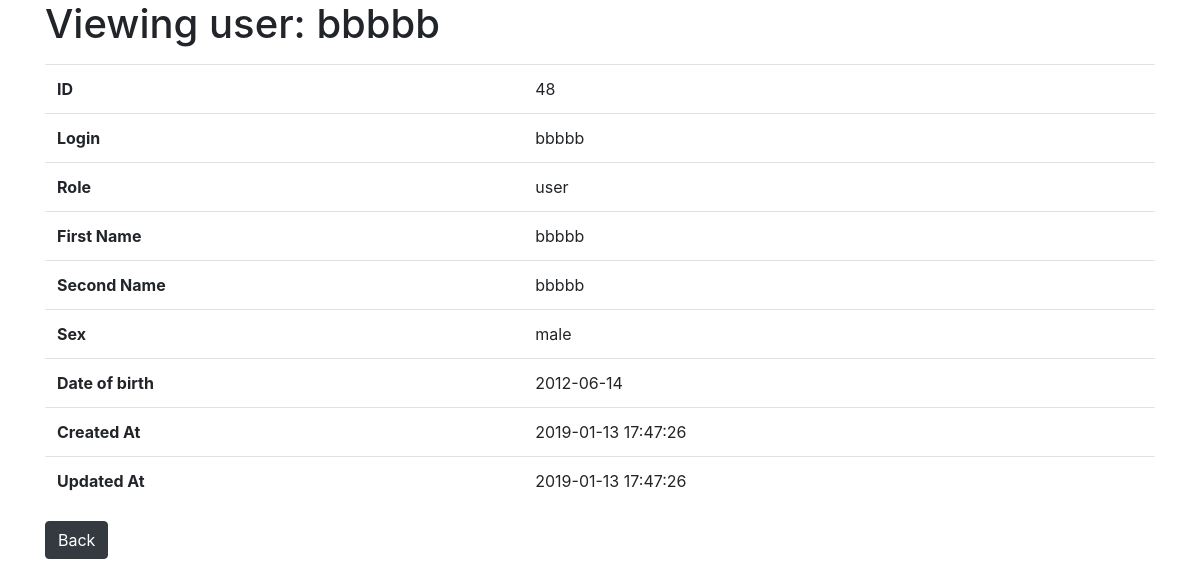
The app's page /user/48 (signed in) with its own data.
### tables this page shows
CREATE TABLE `user` (
  `id` int(11) NOT NULL AUTO_INCREMENT,
  `login` varchar(255) NOT NULL,
  `role` varchar(10) NOT NULL DEFAULT 'user',
  `password` varchar(255) NOT NULL,
  `first_name` varchar(255) NOT NULL,
  `second_name` varchar(255) NOT NULL,
  `sex` varchar(10) NOT NULL,
  `date_of_birth` date NOT NULL,
  `created_at` timestamp NOT NULL DEFAULT CURRENT_TIMESTAMP COMMENT 'Дата создания',
  `updated_at` timestamp NULL DEFAULT NULL COMMENT 'Дата обновления',
  PRIMARY KEY (`id`),
  UNIQUE KEY `login` (`login`)
);

### config/routes.php (called while the page is built)
<?php
return [
    'user/create' => 'user/create',
    'user/delete/([0-9]+)' => 'user/delete/$1',
    'user/update/([0-9]+)' => 'user/update/$1',
    'user/([0-9]+)' => 'user/view/$1',
    'user/sort=(.+)/page=([0-9]+)' => 'user/index/$1/$2',
    'user/sort=(.+)' => 'user/index/$1',
    'user/login' => 'user/login',
    'user/logout' => 'user/logout',
    'user$' => 'user/index',
    '403' => 'user/403',
    '404' => 'user/404',
    '(.+)' => 'user/404',
    '' => 'user/login',
];

### index.php (called while the page is built, shortened)
<?php
$router = new Router();
$router->run();

### models/User.php (called while the page is built, shortened)
<?php
class User
{
    public function __construct($login = '', $password = '', $first_name = '', $second_name = '', $sex = '', $date_of_birth = '')
    {
        $this->login = $login;
        $this->first_name = $first_name;
        $this->second_name = $second_name;
        $this->sex = $sex;
        $this->date_of_birth = $date_of_birth;
    }
    public static function getUser(int $id)
    {
        $sql = "SELECT * FROM `user` WHERE id = :id";
        $db = new DB();
        $connectionDB = $db->getConnection();
        $result = $connectionDB->prepare($sql);
        $result->bindParam(":id", $id, PDO::PARAM_INT);
        $result->execute();
        $result->setFetchMode(PDO::FETCH_ASSOC);
        $result = $result->fetch();
        $user = null;
        if ($result) {
            $user = new User(
                $result['login'],
                $result['password'],
                $result['first_name'],
                $result['second_name'],
                $result['sex'],
                $result['date_of_birth']
            );
            $user->id = $id;
            $user->role = $result['role'];
            $user->created_at = $result['created_at'];
            $user->updated_at = $result['updated_at'];
        }
        return $user;
    }
}

### views/view.php (the view)
<?php include_once '_header.php'; ?>
<h1>Viewing user: <?= $user->login ?></h1>
<div class="pt-2">
    <table class="table">
        <tbody>
            <tr>
                <th scope="row">ID</th>
                <td scope="row"><?= $user->id ?></td>
            </tr>
            <tr>
                <th scope="row">Login</th>
                <td scope="row"><?= $user->login ?></td>
            </tr>
            <tr>
                <th scope="row">Role</th>
                <td scope="row"><?= $user->role ?></td>
            </tr>
            <tr>
                <th scope="row">First Name</th>
                <td scope="row"><?= $user->first_name ?></td>
            </tr>
            <tr>
                <th scope="row">Second Name</th>
                <td scope="row"><?= $user->second_name ?></td>
            </tr>
            <tr>
                <th scope="row">Sex</th>
                <td scope="row"><?= $user->sex ?></td>
            </tr>
            <tr>
                <th scope="row">Date of birth</th>
                <td scope="row"><?= $user->date_of_birth ?></td>
            </tr>
            <tr>
                <th scope="row">Created At</th>
                <td scope="row"><?= $user->created_at ?></td>
            </tr>
            <tr>
                <th scope="row">Updated At</th>
                <td scope="row"><?= $user->updated_at ?></td>
            </tr>
        </tbody>
    </table>
    <a href="<?= $backPath ?>"><button type="button" class="btn btn-dark">Back</button></a>
</div>
<?php include_once '_footer.php'; ?>

### components/Router.php (shortened to what this page needs)
<?php
class Router {
    private $routes;
    public function __construct()
    {
        $routePath = self::ROUTES_PATH;
        $this->routes = include($routePath);
    }
    private function getURI()
    {
        $result = (!empty($_SERVER['REQUEST_URI'])) ? trim($_SERVER['REQUEST_URI'], '/') : '';
        return $result;
    }
    public function run()
    {
        $uri = $this->getURI();
        foreach ($this->routes as $uriPattern => $path) {
            if (preg_match("~$uriPattern~", $uri)) {
                $internalRoute = preg_replace("~$uriPattern~", $path, $uri);
                $segments = explode('/', $internalRoute);
                $controllerName = array_shift($segments) . 'Controller';
                $actionName = 'action' . ucfirst(array_shift($segments));
                $parameters = $segments;
                $controllerObject = new $controllerName();
                $result = call_user_func_array(array($controllerObject, $actionName), $parameters);
                if ($result != NULL) {
                    break;
                }
            }
        }
    }
}

### records on screen
user: login "bbbbb", id "48", role "user", first_name "bbbbb", second_name "bbbbb", sex "male", date_of_birth "2012-06-14", created_at "2019-01-13 17:47:26", updated_at "2019-01-13 17:47:26"
